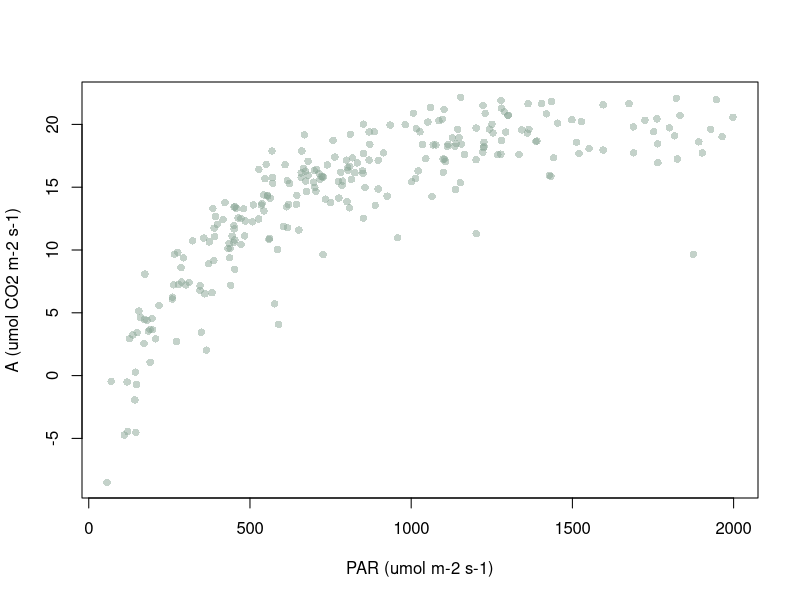
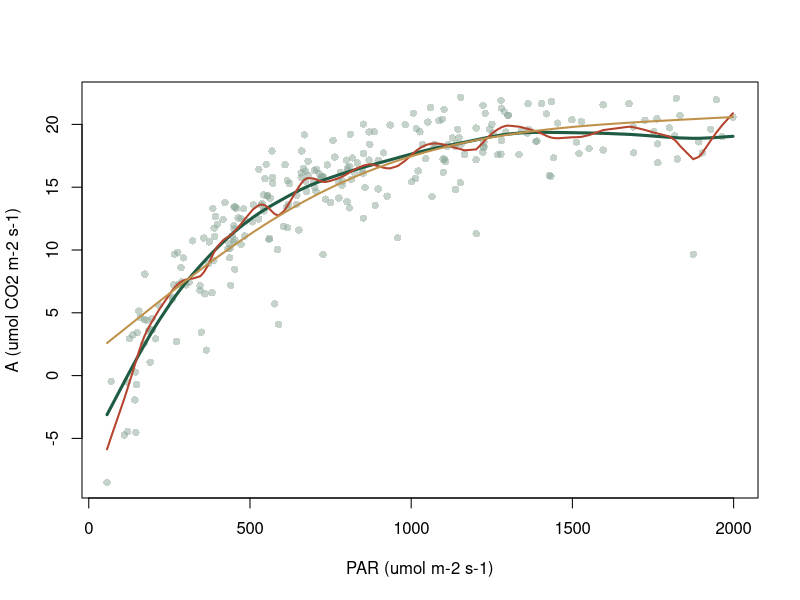

These charts were generated, in order, by the following R code:
# Splines de suavização: exemplo completo ----
# Pacotes: nenhum (smooth.spline é do R base)
# Dados fictícios: 260 medições de trocas gasosas em folhas de cafeeiro.
# O arquivo fotossintese.csv acompanha o site, na pasta scripts/.
fot <- read.csv("fotossintese.csv")
str(fot)            # A (umol CO2 m-2 s-1), par, temp, vpd
summary(fot)
plot(A ~ par, data = fot, pch = 16, col = "#8aa59680",
     xlab = "PAR (umol m-2 s-1)", ylab = "A (umol CO2 m-2 s-1)")

# O ponto de partida: quanto o modelo LINEAR deixa na mesa
summary(lm(A ~ par + temp + vpd, data = fot))$r.squared   # 0,6747
# O processo gerador verdadeiro daria R² = 0,9514. É esse buraco que o
# grupo inteiro de fichas tenta preencher.

# ---- 1. OS DOIS EXTREMOS
# lambda -> 0 interpola; lambda -> infinito devolve a reta de minimos quadrados.
s0 <- smooth.spline(fot$par, fot$A, spar = -1.5)    # quase interpolacao
sI <- smooth.spline(fot$par, fot$A, spar =  2.5)    # quase reta
c(gl_minimo = sI$df, gl_maximo = s0$df, x_distintos = length(unique(fot$par)))
# compare o ajuste com spar alto a reta de minimos quadrados:
max(abs(predict(sI, fot$par)$y - fitted(lm(A ~ par, data = fot))))

# ---- 2. A ESCOLHA DA SUAVIDADE
# Tres caminhos: dar os g.l., deixar o GCV escolher, ou a validacao cruzada.
sg <- smooth.spline(fot$par, fot$A)                 # GCV, o padrao
sg$df; sg$lambda; sg$spar
sc <- smooth.spline(fot$par, fot$A, cv = TRUE)      # deixa-um-de-fora
sc$df
s8 <- smooth.spline(fot$par, fot$A, df = 8)         # g.l. fixados
s8$lambda

# a curva de g.l. contra lambda
for (sp in seq(0, 1.4, by = 0.2)) {
  m <- smooth.spline(fot$par, fot$A, spar = sp)
  cat(sprintf("spar %.1f: lambda %.3e, g.l. %.2f\n", sp, m$lambda, m$df))
}

# ---- 3. O ajuste, com os pontos
plot(A ~ par, data = fot, pch = 16, col = "#8aa59680",
     xlab = "PAR (umol m-2 s-1)", ylab = "A (umol CO2 m-2 s-1)")
lines(sg, col = "#1f5b43", lwd = 3)
lines(smooth.spline(fot$par, fot$A, df = 25), col = "#b5442f", lwd = 2)
lines(smooth.spline(fot$par, fot$A, df = 3),  col = "#bf924c", lwd = 2)

# ---- 4. A LIGAÇÃO COM O RIDGE
# O ajuste e LINEAR em y: f = S_lambda y, e os g.l. efetivos sao tr(S).
# Na base natural com nos em todos os x, S = (W + lambda K)^-1 W, com K
# fixa. Trocar K pela identidade da exatamente o ridge. Os DOIS menores
# autovalores de K sao zero: sao a constante e a reta, que a penalidade
# nao toca - e por isso os g.l. nunca descem abaixo de 2.

# ---- 5. COMPARAÇÃO COM AS DUAS FICHAS ANTERIORES
library(splines); library(boot)
set.seed(1)
for (gl in c(3, 4, 5, 6, 8, 10, 14, 20)) {
  g <- gl - 1; K <- gl - 4
  e1 <- cv.glm(fot, glm(A ~ poly(par, g), data = fot), K = 10)$delta[1]
  e2 <- if (K >= 0) {
    nos <- quantile(fot$par, probs = seq(0, 1, length.out = K + 2)[-c(1, K + 2)])
    f <- as.formula(sprintf("A ~ bs(par, knots = c(%s))", paste(round(nos, 4), collapse = ", ")))
    cv.glm(fot, glm(f, data = fot), K = 10)$delta[1] } else NA
  # validacao cruzada manual para a spline de suavizacao
  d <- sample(rep(1:10, length.out = nrow(fot))); er <- numeric(nrow(fot))
  for (j in 1:10) {
    m <- smooth.spline(fot$par[d != j], fot$A[d != j], df = gl)
    er[d == j] <- fot$A[d == j] - predict(m, fot$par[d == j])$y }
  cat(sprintf("%2d g.l.: polinomio %7.4f | spline c/ nos %7s | suavizacao %7.4f\n",
              gl, e1, ifelse(is.na(e2), "-", sprintf("%.4f", e2)), mean(er^2)))
}

# ---- 6. ERROS CORRELACIONADOS ENGANAM A VALIDAÇÃO
set.seed(5)
for (rho in c(0, 0.5, 0.8)) {
  gl <- replicate(30, {
    e <- numeric(nrow(fot))
    for (i in 2:nrow(fot)) e[i] <- rho*e[i-1] + rnorm(1, 0, 1.3*sqrt(1 - rho^2))
    yy <- 26*(1 - exp(-0.0024*sort(fot$par))) -
          1.9e-6*pmax(sort(fot$par) - 1000, 0)^2 + e
    smooth.spline(sort(fot$par), yy)$df })
  cat(sprintf("rho = %.1f: g.l. escolhidos pelo GCV = %.2f\n", rho, mean(gl)))
}
# A funcao verdadeira e a MESMA nos tres casos. So os erros mudam.
